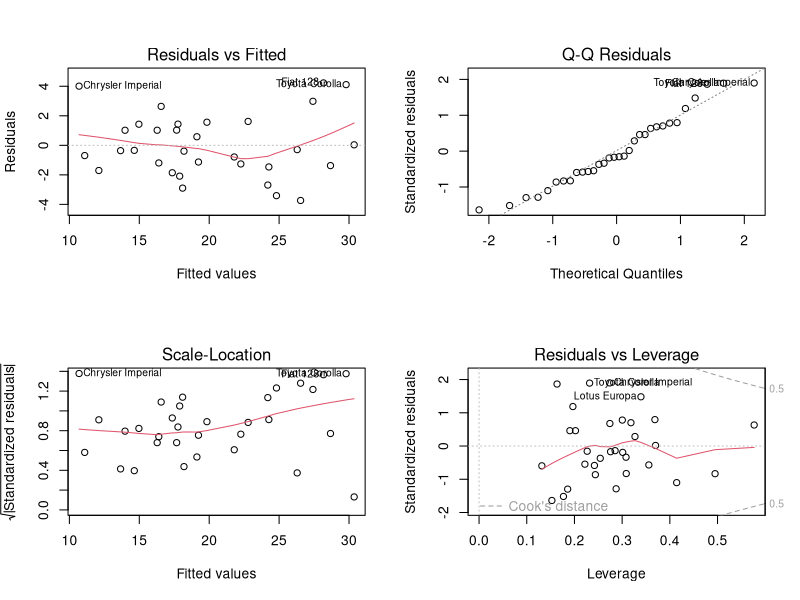

Generate this figure with R:
## =====================================================
## 0. Preparation
## =====================================================

# Clear workspace (optional)
rm(list = ls())

# Load required packages
# install.packages(c("car", "lmtest", "sandwich"))  # run once if needed
library(car)       # vif(), ncvTest()
library(lmtest)    # bptest(), resettest(), coeftest()
library(sandwich)  # vcovHC()

## =====================================================
## 1. Load data and define variables (mtcars)
## =====================================================

data(mtcars)
df <- mtcars

## -----------------------------------------------------
## 1.1 Treat some variables as factors
## -----------------------------------------------------

df$cyl  <- factor(df$cyl)                       # cylinders
df$am   <- factor(df$am, labels = c("Auto","Manual"))
df$vs   <- factor(df$vs)
df$gear <- factor(df$gear)
df$carb <- factor(df$carb)

## =====================================================
## 2. Estimate multiple regression model
## =====================================================

fit <- lm(mpg ~ wt + hp + disp + drat + qsec + cyl + am, data = df)
summary(fit)

## =====================================================
## 3. Multicollinearity diagnostics
## =====================================================

cat("\n--- VIF / GVIF ---\n")
v <- vif(fit)
print(v)
if (is.matrix(v) && "GVIF^(1/(2*Df))" %in% colnames(v)) {
  cat("\nAdjusted GVIF^(1/(2*Df)) (standard-error scale):\n")
  print(v[, "GVIF^(1/(2*Df))"])
}

cat("\n--- Condition Number (scaled X) ---\n")
X   <- model.matrix(fit)[, -1, drop = FALSE]    # drop intercept
Xz  <- scale(X, center = TRUE, scale = TRUE)
sv  <- svd(Xz)
kcn <- max(sv$d) / min(sv$d)
print(kcn)

## =====================================================
## 4. Heteroskedasticity diagnostics
## =====================================================

cat("\n--- Breusch-Pagan test (baseline) ---\n")
print(bptest(fit))  # default variance regressors are the model regressors

cat("\n--- Non-constant variance score test (ncvTest) ---\n")
print(ncvTest(fit)) # vs fitted values by default

cat("\n--- 'White-like' BP using fitted and fitted^2 (explicit data) ---\n")
z <- fitted(fit)                                # numeric fitted values
print(bptest(fit, ~ z + I(z^2), data = data.frame(z = z)))

## =====================================================
## 5. Robust (heteroskedasticity-consistent) standard errors
## =====================================================

cat("\n--- HC3 Robust SE (coeftest) ---\n")
rob_vcov <- vcovHC(fit, type = "HC3")
print(coeftest(fit, vcov = rob_vcov))

## =====================================================
## 6. Functional-form check (Ramsey RESET)
## =====================================================

cat("\n--- Ramsey RESET (powers of fitted) ---\n")
print(resettest(fit, power = 2:3, type = "fitted"))

## =====================================================
## 7. Residual and influence diagnostics
## =====================================================

# Standard residual plots
par(mfrow = c(2, 2))
plot(fit)   # residuals vs fitted, QQ, scale-location, Cook's distance
par(mfrow = c(1, 1))

# Top 5 Cook's distances
cat("\n--- Top 5 Cook's distances ---\n")
cd <- cooks.distance(fit)
print(head(sort(cd, decreasing = TRUE), 5))

## =====================================================
## 8. Correlation matrix (numeric predictors)
## =====================================================

nums <- df[, sapply(df, is.numeric), drop = FALSE]
cat("\n--- Correlation (numeric predictors) ---\n")
print(round(cor(nums), 2))
